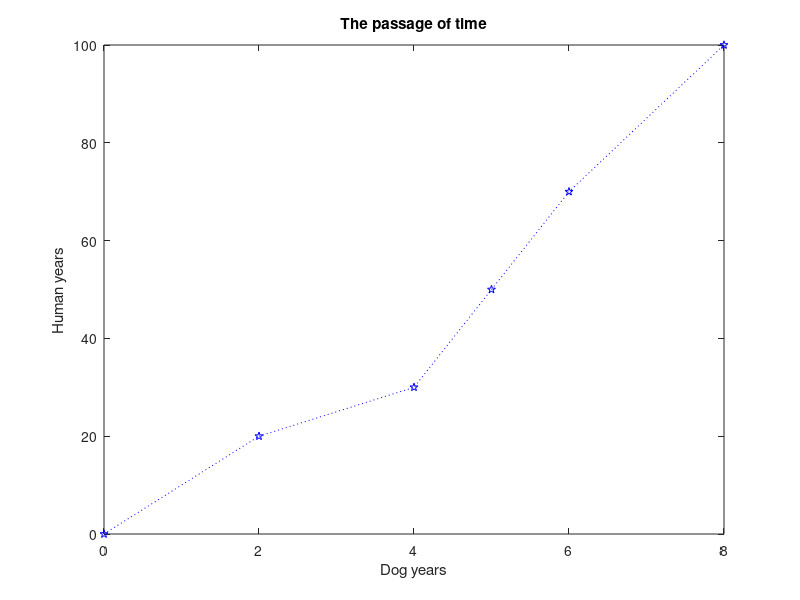

MATLAB code to generate this figure:
d = [0, 2, 4, 5, 6, 8];
f = [0, 20, 30, 50, 70, 100];
plot(d,f,"b:p");
xlabel("Dog years");
ylabel("Human years");
title("The passage of time");
